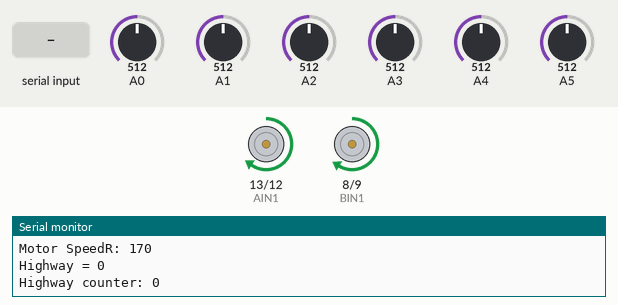
Recording of a sketch running on a simulated Arduino Uno, built with avr-gcc and run on an emulated ATmega328P. Shown: motor-driver pin pairs drawn as motors (green arrow = first pin HIGH = forward, orange = second pin HIGH = backward, longer = more drive, scaled by the enable pin), the last lines printed to the serial monitor. Inputs (shaded band) come from the test bench; at power-on: A3 = 512, A4 = 512, A5 = 512, A0 = 512, A1 = 512, A2 = 512.

Above: at 3.7 s.
3.8 s: "1,90,45\n" received over Serial
At 4.2 s:
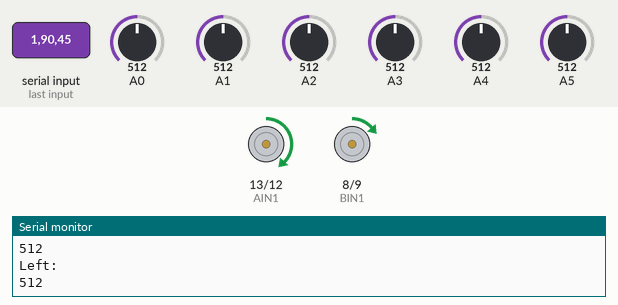
6.6 s: A3 set to 786
9.6 s: A3 set to 810
At 10.1 s:
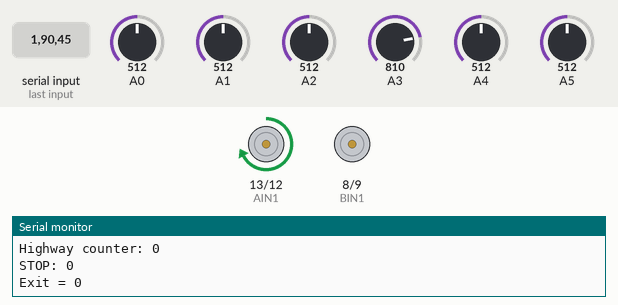
11.1 s: A4 set to 965
14.1 s: A4 set to 997
At 15.4 s:
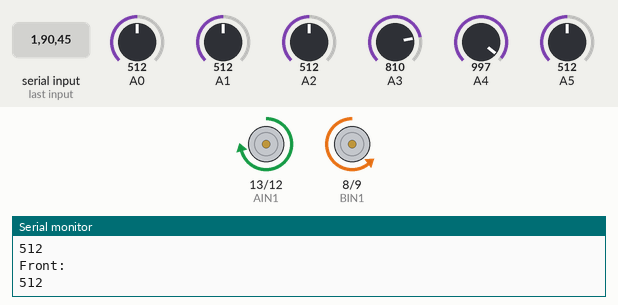
15.7 s: A5 set to 974
17.2 s: A5 set to 995
At 20.9 s:
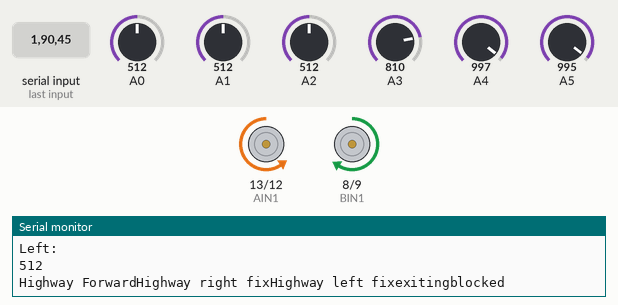
Timing chart, 0 to 21.2 s (numbered marks = the images above; inputs shaded):
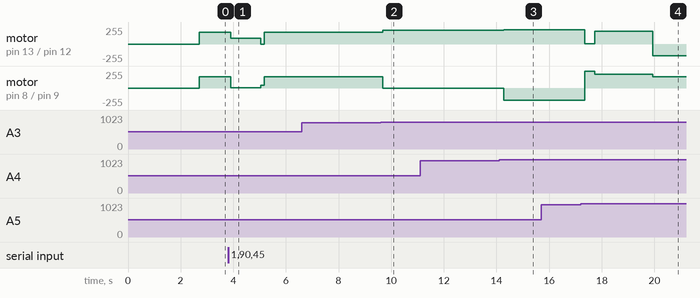

Measured:
- the behaviour switches between 800 and 801 on A3 (found by bisection; images 1 and 2)
- the behaviour switches between 980 and 981 on A4 (found by bisection; images 2 and 3)
- the behaviour switches between 980 and 981 on A5 (found by bisection; images 3 and 4)
- after the input at 3.8 s, motor on pin 13 (AIN1) / pin 12 (AIN2): forward 175/255 → forward 90/255 after 0.11 s, → stopped 1.1 s later, → forward 175/255 0.13 s later; motor on pin 8 (BIN1) / pin 9 (BIN2): forward 170/255 → forward 1/255 after 0.11 s, → forward 45/255 1.1 s later, → forward 170/255 0.13 s later
- after the input at 9.6 s, motor on pin 13 (AIN1) / pin 12 (AIN2): forward 175/255 → forward 205/255 after 0.08 s; motor on pin 8 (BIN1) / pin 9 (BIN2): forward 170/255 → stopped after 0.08 s
- after the input at 14.1 s, motor on pin 13 (AIN1) / pin 12 (AIN2): forward 205/255 → forward 217/255 after 0.17 s; motor on pin 8 (BIN1) / pin 9 (BIN2): stopped → backward 180/255 after 0.17 s
- after the input at 17.2 s, motor on pin 13 (AIN1) / pin 12 (AIN2): forward 217/255 → forward 6/255 after 0.16 s, → forward 195/255 0.36 s later, → backward 175/255 2.2 s later; motor on pin 8 (BIN1) / pin 9 (BIN2): backward 180/255 → forward 255/255 after 0.16 s, → forward 204/255 0.36 s later, → forward 170/255 2.2 s later

The sketch:

main.ino
```cpp
const int AIN1 = 13;
const int AIN2 = 12;
const int PWMA = 11;
const int BIN1 = 8;
const int BIN2 = 9;
const int PWMB = 10;
int switchPin = 7;
int tooclose = 500;


#include <RedBot.h>

RedBotSensor right = RedBotSensor(A3);   // initialize a left sensor object on A3
RedBotSensor center = RedBotSensor(A4); // initialize a center sensor object on A6
RedBotSensor left = RedBotSensor(A5);  // initialize a right sensor object on A7
RedBotSensor Distr = RedBotSensor(A0);
RedBotSensor Distc = RedBotSensor(A1);
RedBotSensor Distl = RedBotSensor(A2);
// constants that are used in the code. LINETHRESHOLD is the level to detect
// if the sensor is on the line or not. If the sensor value is greater than this
// the sensor is above a DARK line.
//
// SPEED sets the nominal speed

#define LINETHRESHOLDl 980      //good 990
#define LINETHRESHOLDr 800      //good 700
#define LINETHRESHOLDc 980      //good 850
#define SPEEDr 170    // sets the nominal speed. Set to any number from 0 - 255.  //140
#define SPEEDl 175       //145
#define TURN 30         //good 45

//left sensor red: (800,920)
//center sensor red: (770,925)
//right sensor red: (0,590)

//start of distance sensor code

#include <SharpIR.h>

#define IR1 A0 // define signal pin
#define IR2 A1 // define signal pin
#define IR3 A2

#define model1 1080 // for GP2Y0A21YK0F  used 1080
#define model2 1080 // for GP2Y0A21YK0F  used 1080
#define model3 1080

// Sharp IR code for Robojax.com
// ir: the pin where your sensor is attached
/*
10 to 80 cm GP2Y0A21YK0F  use 1080

*/
SharpIR SharpIR1(IR1, model1);
SharpIR SharpIR2(IR2, model2);
SharpIR SharpIR3(IR3, model3);

//end of distance sensor presetup code

//left sensor red: (870,920)
//center sensor red: (885,925)
//right sensor red: (480,590)

RedBotMotors motors;
int motorSpeedR = 0;
int motorSpeedL = 0;

int Highway = 0;
int Exits = 0;
int Highwaycounter = 0;
int STOP = 0;


//int motorSpeedL;   // variable used to store the leftMotor speed. From line follower
//int motorSpeedR;  // variable used to store the rightMotor speed


void setup() {
  pinMode(switchPin, INPUT_PULLUP);
  pinMode(AIN1, OUTPUT);
  pinMode(AIN2, OUTPUT);
  pinMode(PWMA, OUTPUT);
  pinMode(BIN1, OUTPUT);
  pinMode(BIN2, OUTPUT);
  pinMode(PWMB, OUTPUT);
  Serial.begin(9600);
  Serial.println("Enter motor speed (0-255)... ");


  Serial.begin(9600);
    Serial.println("Welcome to experiment 6.2 - Line Following");         //From line follower
    Serial.println("------------------------------------------");
    delay(2000);
    Serial.println("IR Sensor Readings: ");
    delay(500);
    // Multiple Sharp IR Distance meter code for Robojax.com
 Serial.println("Robojax Sharp IR  ");

 /* // extra pin for 5V if needed
 pinMode(2,OUTPUT);// define pin 2 as output
 digitalWrite(2, HIGH);// set pin 2 HIGH so it always have 5V
  // Robojax.com 20181201 */
}

void loop() {

  if(Serial.available() > 0){

    motorSpeedR = Serial.parseInt();
    motorSpeedL = Serial.parseInt();


  }


void spinMotorL(int motorSpeedL);
void spinMotorR(int motorSpeedR);
{
  if(motorSpeedL > 0){
    digitalWrite(AIN1, HIGH);
    digitalWrite(AIN2, LOW);
  } else if(motorSpeedL < 0){
    digitalWrite(AIN1, LOW);
    digitalWrite(AIN2, HIGH);
  } else{
    digitalWrite(AIN1, LOW);
    digitalWrite(AIN2, LOW);
  }
}
  {
  if(motorSpeedR > 0){
    digitalWrite(BIN1, HIGH);
    digitalWrite(BIN2, LOW);
  } else if(motorSpeedR < 0){
    digitalWrite(BIN1, LOW);
    digitalWrite(BIN2, HIGH);
  } else{
    digitalWrite(BIN1, LOW);
    digitalWrite(BIN2, LOW);
  }
  analogWrite(PWMA, abs(motorSpeedL));
  analogWrite(PWMB, abs(motorSpeedR));

//void spinMotorR(int motorSpeedR)
//{
 // if(motorSpeedR > 0){
 //   digitalWrite(BIN1, HIGH);
  //  digitalWrite(BIN2, LOW);
  //} else if(motorSpeedR < 0){
  //  digitalWrite(BIN1, LOW);
  //  digitalWrite(BIN2, HIGH);
  //} else{
  //  digitalWrite(BIN1, LOW);
  //  digitalWrite(BIN2, LOW);
  //}
  //analogWrite(PWMB, abs(motorSpeedR));


  Serial.print(left.read());                          //The rest is from the line follower
    Serial.print("\t");  // tab character
    Serial.print(center.read());
    Serial.print("\t");  // tab character
    Serial.print(right.read());
    Serial.println();
    Serial.print("Motor SpeedL: ");
    Serial.println(motorSpeedL);
    Serial.print("Motor SpeedR: ");
    Serial.println(motorSpeedR);
    Serial.print("Highway = ");
    Serial.println(Highway);
    Serial.print("Highway counter: ");
    Serial.println(Highwaycounter);
    Serial.print("STOP: ");
    Serial.println(STOP);
    Serial.print("Exit = ");
    Serial.println(Exits);
    //Serial.print("\r");
    //Serial.println(motorSpeedL);
    //Serial.print("\r");
    //Serial.println(motorSpeedR);


// Sharp IR code for Robojax.com 20181201
  //  delay(500);

  //unsigned long startTime=millis();  // takes the time before the loop on the library begins

  //int dis1=SharpIR1.distance();  // this returns the distance for sensor 1
  //int dis2=SharpIR2.distance();  // this returns the distance for sensor 2
  //int dis3=SharpIR3.distance();  // this returns the distance for sensor 3
  // Sharp IR code for Robojax.com 20181201

 /* Serial.print("Right (1): ");
  Serial.print(dis1);
  Serial.println("cm");

  Serial.print("Middle (2): ");
  Serial.print(dis2);
  Serial.println("cm"); */

  /*Serial.print("Left (3): ");
  Serial.print(dis3);
  Serial.println("cm"); */

  Serial.println("Right: ");
  Serial.println(analogRead(A0));

  Serial.println("Front: ");
  Serial.println(analogRead(A1));

  Serial.println("Left: ");
  Serial.println(analogRead(A2));


//Normal:

   //if on the line drive left and right at the same speed (left is CCW / right is CW)
    if(center.read() > LINETHRESHOLDc && left.read() < LINETHRESHOLDl && right.read() < LINETHRESHOLDr)
    {
      Highway = 0;
        Serial.print("forward");
        motorSpeedL = SPEEDl;
        motorSpeedR = SPEEDr;
    }
 // if the line is under the right sensor, adjust relative speeds to turn to the right
    if(right.read() > LINETHRESHOLDr && center.read() < LINETHRESHOLDc && left.read() < LINETHRESHOLDl)
    {
           Highway = 0;
        Serial.print("right");
        motorSpeedL = (SPEEDl + TURN);
        motorSpeedR = (0);
    }

 // if the line is under the left sensor, adjust relative speeds to turn to the left
    if(left.read() > LINETHRESHOLDl && right.read() < LINETHRESHOLDr && center.read() < LINETHRESHOLDc)
    {
           Highway = 0;
        Serial.print("left");
        motorSpeedL = (0);
        motorSpeedR = SPEEDr + TURN;
    }

 // if line is under the left and center sensor, make a sharp left turn
   if(left.read() > LINETHRESHOLDl && center.read() > LINETHRESHOLDc && right.read() < LINETHRESHOLDr)
    {
           Highway = 0;
        Serial.print("sharp left");
        motorSpeedL = 0 - 6*TURN;
        motorSpeedR = SPEEDr + 1.4*TURN;
    }
 // if line is under the right and center sensor, make a sharp right turn
   else if(right.read() > LINETHRESHOLDr && center.read() > LINETHRESHOLDc && left.read() < LINETHRESHOLDl)
    {
           Highway = 0;
        Serial.print("sharp right");
        motorSpeedR = 0 - 6*TURN;
        motorSpeedL = SPEEDl + 1.4*TURN;
    }


      }


/*
//If all three sensors are black, then move fast (highway)
    if(right.read() > LINETHRESHOLDr && center.read() > LINETHRESHOLDc && left.read() > LINETHRESHOLDl)
       {
        Highway = 1;
        Highwaycounter ++;
        //goto Highway;
       }
   /*
     if(800 < left.read() && left.read() > 920 && 770 < center.read() && center.read() < 925 && 0 < right.read() && right.read() < 590)
      {
        Highway = 0;
        STOP = 1;
        motorSpeedR = 0;
        motorSpeedL = 0;
        delay(30000);
      }
       */

   if(right.read() > LINETHRESHOLDr && center.read() > LINETHRESHOLDc && left.read() > LINETHRESHOLDl)
    {
        Highway = 1;
        Highwaycounter ++;
        motorSpeedL = 1.5*SPEEDl;
        motorSpeedR = 1.5*SPEEDr;
        Serial.print("Highway Forward");
    }

    if(right.read() > LINETHRESHOLDr && center.read() > LINETHRESHOLDc && Highway == 1 && Highwaycounter > 2)
      {
        motorSpeedR = 1.2*SPEEDr - .5*TURN;
        motorSpeedL = 1.2*SPEEDl;
        Serial.print("Highway right fix");
      }

    if(left.read() > LINETHRESHOLDl && center.read() > LINETHRESHOLDc && Highwaycounter > 2)
      {
        motorSpeedL = 1.2*SPEEDl - .5*TURN;
        motorSpeedR = 1.2*SPEEDr;
        Serial.print("Highway left fix");
      }

    if(center.read() > LINETHRESHOLDc && left.read() > LINETHRESHOLDl && Highwaycounter > 3)
      {
          Highway = 0;
          Exits = 1;
          Serial.print("exiting");
          motorSpeedR = 1.1*SPEEDr;
          motorSpeedL = .9*SPEEDl;
          delay(500);
      }
     if(analogRead(A1) > tooclose && Highwaycounter > 3)
     {
          Exits = 1;
          Highway = 0;
          Serial.print("blocked");
          motorSpeedR = SPEEDr;
          motorSpeedL = -SPEEDl;
          delay(1500);

     }


        //If all three sensors are white, base motors on distance (Safe distance)
    if(right.read() < LINETHRESHOLDr && center.read() < LINETHRESHOLDc && left.read() < LINETHRESHOLDl && analogRead(A2) < tooclose && analogRead(A0) < tooclose )
      { motorSpeedL = SPEEDl;
        motorSpeedR = SPEEDr;
      }

       //If all three sensors are white, base motors on distance (Too close to the left, turn right)
    if(right.read() < LINETHRESHOLDr && center.read() < LINETHRESHOLDc && left.read() < LINETHRESHOLDl && analogRead(A2) > tooclose )
      { motorSpeedL = (SPEEDl + TURN);
        motorSpeedR = (SPEEDr - TURN);
      }

      //If all three sensors are white, base motors on distance (Too close to the right, turn left)
    if(right.read() < LINETHRESHOLDr && center.read() < LINETHRESHOLDc && left.read() < LINETHRESHOLDl && analogRead(A0) > tooclose )
      { motorSpeedL = (SPEEDl - TURN);
        motorSpeedR = (SPEEDr + TURN);
      }

      //If all three sensors are white, base motors on distance (Too close both sides)
    if(right.read() < LINETHRESHOLDr && center.read() < LINETHRESHOLDc && left.read() < LINETHRESHOLDl && analogRead(A2) > tooclose && analogRead(A0) > tooclose )
      { motorSpeedL = SPEEDl;
        motorSpeedR = SPEEDr;
      }


  //  if(center.read() > LINETHRESHOLDc &&)
   // {
   //   Highway = 0;
    //  Serial.println(Highway);
     // Exits = 1;
    //  Serial.println(Exits);
    //    goto Exits
    //}

 //Exits:


    // if all sensors are on black or up in the air, stop the motors.
    // otherwise, run motors given the control speeds above.
   // if((left.read() > LINETHRESHOLDl) && (center.read() > LINETHRESHOLDc) && (right.read() > LINETHRESHOLDr) )
   // {
   //     motors.stop();
   // }
   // else
  //  {
   //     motors.leftMotor(motorSpeedL);
  //      motors.rightMotor(motorSpeedR);

  //}

    delay(50);  // add a delay to decrease sensitivity.

}
```
